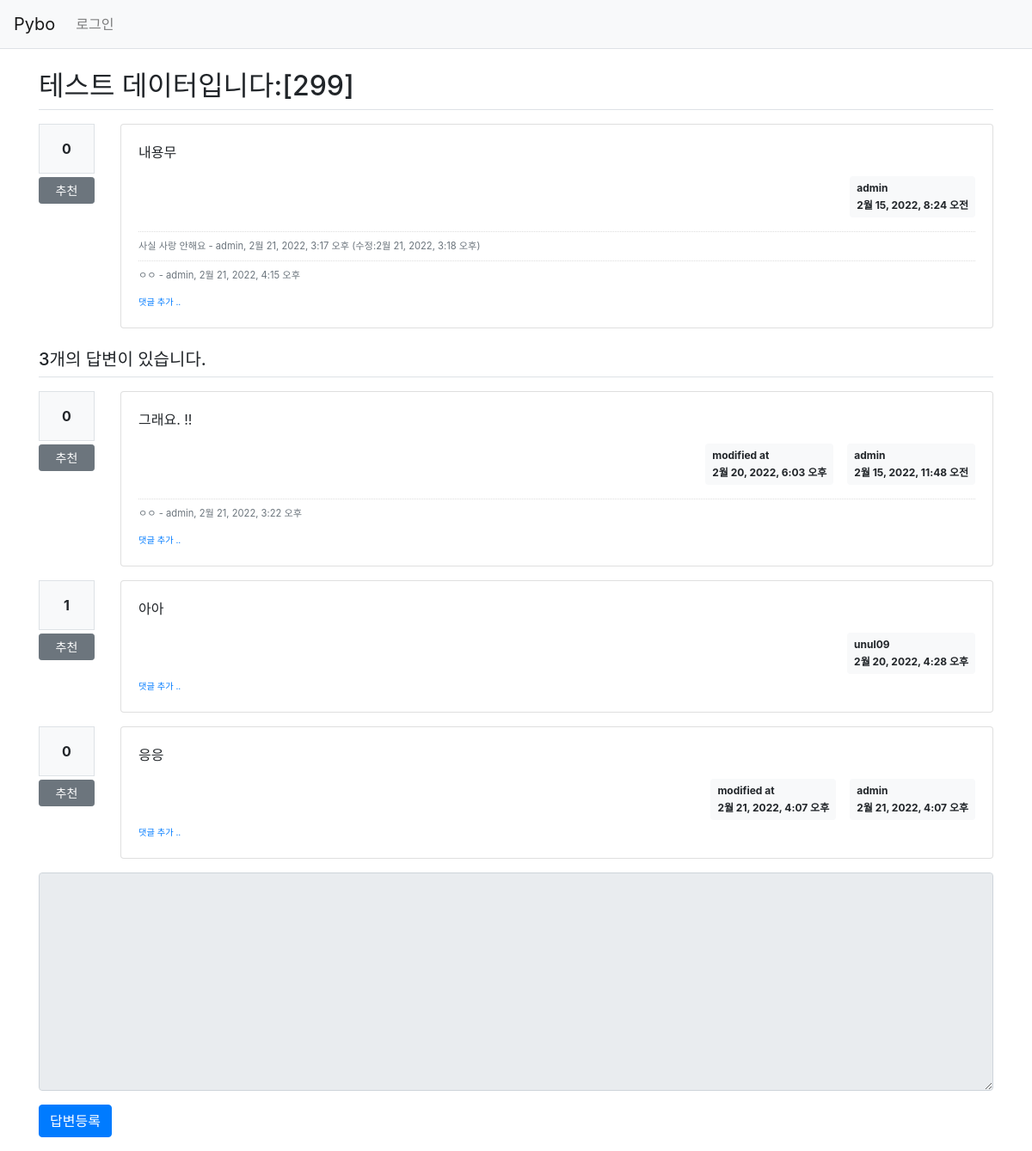
/pybo/304/, run on the app's committed database.
### pybo/models.py (models this page shows, shortened)
class Question(models.Model):
    author = models.ForeignKey(User, on_delete=models.CASCADE, related_name='author_question')
    subject = models.CharField(max_length=200) # 제목은 최대 200자까지
    content = models.TextField()
    create_date = models.DateTimeField()
    modify_date = models.DateTimeField(null=True, blank=True)
    voter = models.ManyToManyField(User, related_name='voter_question') # 추천인 추가

class Comment(models.Model):
    author = models.ForeignKey(User, on_delete=models.CASCADE)
    content = models.TextField()
    create_date = models.DateTimeField()
    modify_date = models.DateTimeField(null=True, blank=True)
    question = models.ForeignKey(Question, null=True, blank=True, on_delete=models.CASCADE)
    answer = models.ForeignKey(Answer, null=True, blank=True, on_delete=models.CASCADE)

class Answer(models.Model):
    author = models.ForeignKey(User, on_delete=models.CASCADE, related_name='author_answer')
    question = models.ForeignKey(Question, on_delete=models.CASCADE)
    content = models.TextField()
    create_date = models.DateTimeField()
    modify_date = models.DateTimeField(null=True, blank=True)
    voter = models.ManyToManyField(User, related_name='voter_answer')

### pybo/views/base_views.py (the view)
def detail(request, question_id):
    question = get_object_or_404(Question, pk=question_id)
    context = {'question': question}
    return render(request, 'pybo/question_detail.html', context)

### pybo/templatetags/pybo_filter.py (called while the page is built)
@register.filter()
def mark(value):
    extensions = ["nl2br", "fenced_code"]
    return mark_safe(markdown.markdown(value, extensions=extensions))

### templates/pybo/question_detail.html (shortened to what this page needs)
{% extends 'base.html' %}
{% load pybo_filter %}
{% block content %}
<div class="container my-3">
    <h2 class="border-bottom py-2">{{ question.subject }}</h2>
    <div class="row my-3">
        <div class="col-1">
            <div class="bg-light text-center p-3 border font-weight-bolder mb-1">{{question.voter.count}}</div>
            <a href="#" data-uri="{% url 'pybo:vote_question' question.id  %}"
               class="recommend btn btn-sm btn-secondary btn-block my-1">추천</a>
        </div>
        <div class="col-11">
            <div class="card">
                <div class="card-body">
                    <div class="card-text">{{ question.content|mark }}</div>
                    <div class="d-flex justify-content-end">
                        <div class="badge badge-light p-2 text-left">
                            <div class="mb-2">{{ question.author.username }}</div>
                            <div>{{ question.create_date }}</div>
                        </div>
                    </div>
                    {% if question.comment_set.count > 0 %}
                    <div class="mt-3">
                    {% for comment in question.comment_set.all %}
                        <div class="comment py-2 text-muted">
                            <span style="white-space: pre-line;">{{ comment.content }}</span>
                            <span>
                                - {{ comment.author }}, {{ comment.create_date }}
                                {% if comment.modify_date %}
                                (수정:{{ comment.modify_date }})
                                {% endif %}
                            </span>
                        </div>
                    {% endfor %}
                    </div>
                    {% endif %}
                    <div>
                        <a href="{% url 'pybo:comment_create_question' question.id  %}"
                           class="small"><small>댓글 추가 ..</small></a>
                    </div>
                </div>
            </div>
        </div>
    </div>
    <h5 class="border-bottom my-3 py-2">{{question.answer_set.count}}개의 답변이 있습니다.</h5>
    {% for answer in question.answer_set.all %}
    <div class="row my-3">
        <div class="col-1">
            <div class="bg-light text-center p-3 border font-weight-bolder mb-1">{{answer.voter.count}}</div>
            <a href="#" data-uri="{% url 'pybo:vote_answer' answer.id  %}"
                class="recommend btn btn-sm btn-secondary btn-block my-1">추천</a>
        </div>
        <div class="col-11">
            <div class="card">
                <div class="card-body">
                    <div class="card-text">{{ answer.content|mark }}</div>
                    <div class="d-flex justify-content-end">
                        {% if answer.modify_date %}
                        <div class="badge badge-light p-2 text-left mx-3">
                            <div class="mb-2">modified at</div>
                            <div>{{ answer.modify_date }}</div>
                        </div>
                        {% endif %}
                        <div class="badge badge-light p-2 text-left">
                            <div class="mb-2">{{ answer.author.username }}</div>
                            <div>{{ answer.create_date }}</div>
                        </div>
                    </div>
                    {% if answer.comment_set.count > 0 %}
                    <div class="mt-3">
                    {% for comment in answer.comment_set.all %}
                        <div class="comment py-2 text-muted">
                            <span style="white-space: pre-line;">{{ comment.content }}</span>
                            <span>
                                - {{ comment.author }}, {{ comment.create_date }}
                            </span>
                        </div>
                    {% endfor %}
                    </div>
                    {% endif %}
                    <div>
                        <a href="{% url 'pybo:comment_create_answer' answer.id  %}"
                           class="small"><small>댓글 추가 ..</small></a>
                    </div>
                </div>
            </div>
        </div>
    </div>
    {% endfor %}
    <form action="{% url 'pybo:answer_create' question.id %}" method="post" class="my-3">
        <div class="form-group">
            <textarea {% if not user.is_authenticated %}disabled{% endif %}
              name="content" id="content" class="form-control" rows="10"></textarea>
        </div>
        <input type="submit" value="답변등록" class="btn btn-primary">
    </form>
</div>
{% endblock %}

### static/style.css (style rules this page uses)
.comment { border-top:dotted 1px #ddd; font-size:0.7em; }

### data on the page
Question: subject "테스트 데이터입니다:[299]", voter.count "0", content|mark "내용무", author.username "admin", create_date "2월 15, 2022, 8:24 오전", answer_set.count "3"
Comment: content "사실 사랑 안해요", author "admin", create_date "2월 21, 2022, 3:17 오후", modify_date "2월 21, 2022, 3:18 오후"
Comment: content "ㅇㅇ", author "admin", create_date "2월 21, 2022, 4:15 오후"
Answer: voter.count "0", content|mark "그래요. !!", modify_date "2월 20, 2022, 6:03 오후", author.username "admin", create_date "2월 15, 2022, 11:48 오전"
Comment: content "ㅇㅇ", author "admin", create_date "2월 21, 2022, 3:22 오후"
Answer: voter.count "1", content|mark "아아", author.username "unul09", create_date "2월 20, 2022, 4:28 오후"
Answer: voter.count "0", content|mark "응응", modify_date "2월 21, 2022, 4:07 오후", author.username "admin", create_date "2월 21, 2022, 4:07 오후"
